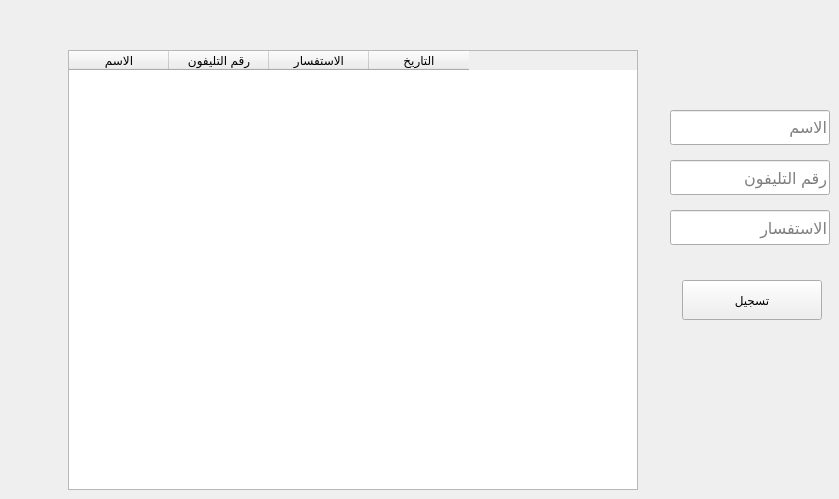
       <widget class="QWidget" name="tab_27">
        <attribute name="title">
         <string>الاستفسارات</string>
        </attribute>
        <widget class="QLineEdit" name="lineEdit_75">
         <property name="geometry">
          <rect>
           <x>670</x>
           <y>110</y>
           <width>160</width>
           <height>35</height>
          </rect>
         </property>
         <property name="sizePolicy">
          <sizepolicy hsizetype="Fixed" vsizetype="Fixed">
           <horstretch>0</horstretch>
           <verstretch>0</verstretch>
          </sizepolicy>
         </property>
         <property name="font">
          <font>
           <pointsize>12</pointsize>
          </font>
         </property>
         <property name="placeholderText">
          <string>الاسم</string>
         </property>
        </widget>
        <widget class="QLineEdit" name="lineEdit_18">
         <property name="geometry">
          <rect>
           <x>670</x>
           <y>160</y>
           <width>160</width>
           <height>35</height>
          </rect>
         </property>
         <property name="sizePolicy">
          <sizepolicy hsizetype="Fixed" vsizetype="Fixed">
           <horstretch>0</horstretch>
           <verstretch>0</verstretch>
          </sizepolicy>
         </property>
         <property name="font">
          <font>
           <pointsize>12</pointsize>
          </font>
         </property>
         <property name="placeholderText">
          <string>رقم التليفون</string>
         </property>
        </widget>
        <widget class="QLineEdit" name="lineEdit_29">
         <property name="geometry">
          <rect>
           <x>670</x>
           <y>210</y>
           <width>160</width>
           <height>35</height>
          </rect>
         </property>
         <property name="sizePolicy">
          <sizepolicy hsizetype="Fixed" vsizetype="Fixed">
           <horstretch>0</horstretch>
           <verstretch>0</verstretch>
          </sizepolicy>
         </property>
         <property name="font">
          <font>
           <pointsize>12</pointsize>
          </font>
         </property>
         <property name="placeholderText">
          <string>الاستفسار</string>
         </property>
        </widget>
        <widget class="QPushButton" name="pushButton_32">
         <property name="geometry">
          <rect>
           <x>682</x>
           <y>280</y>
           <width>140</width>
           <height>40</height>
          </rect>
         </property>
         <property name="text">
          <string>تسجيل</string>
         </property>
        </widget>
        <widget class="QTableWidget" name="tableWidget_16">
         <property name="geometry">
          <rect>
           <x>68</x>
           <y>50</y>
           <width>570</width>
           <height>440</height>
          </rect>
         </property>
         <property name="editTriggers">
          <set>QAbstractItemView::NoEditTriggers</set>
         </property>
         <column>
          <property name="text">
           <string>الاسم</string>
          </property>
         </column>
         <column>
          <property name="text">
           <string>رقم التليفون</string>
          </property>
         </column>
         <column>
          <property name="text">
           <string>الاستفسار</string>
          </property>
         </column>
         <column>
          <property name="text">
           <string>التاريخ</string>
          </property>
         </column>
        </widget>
       </widget>
